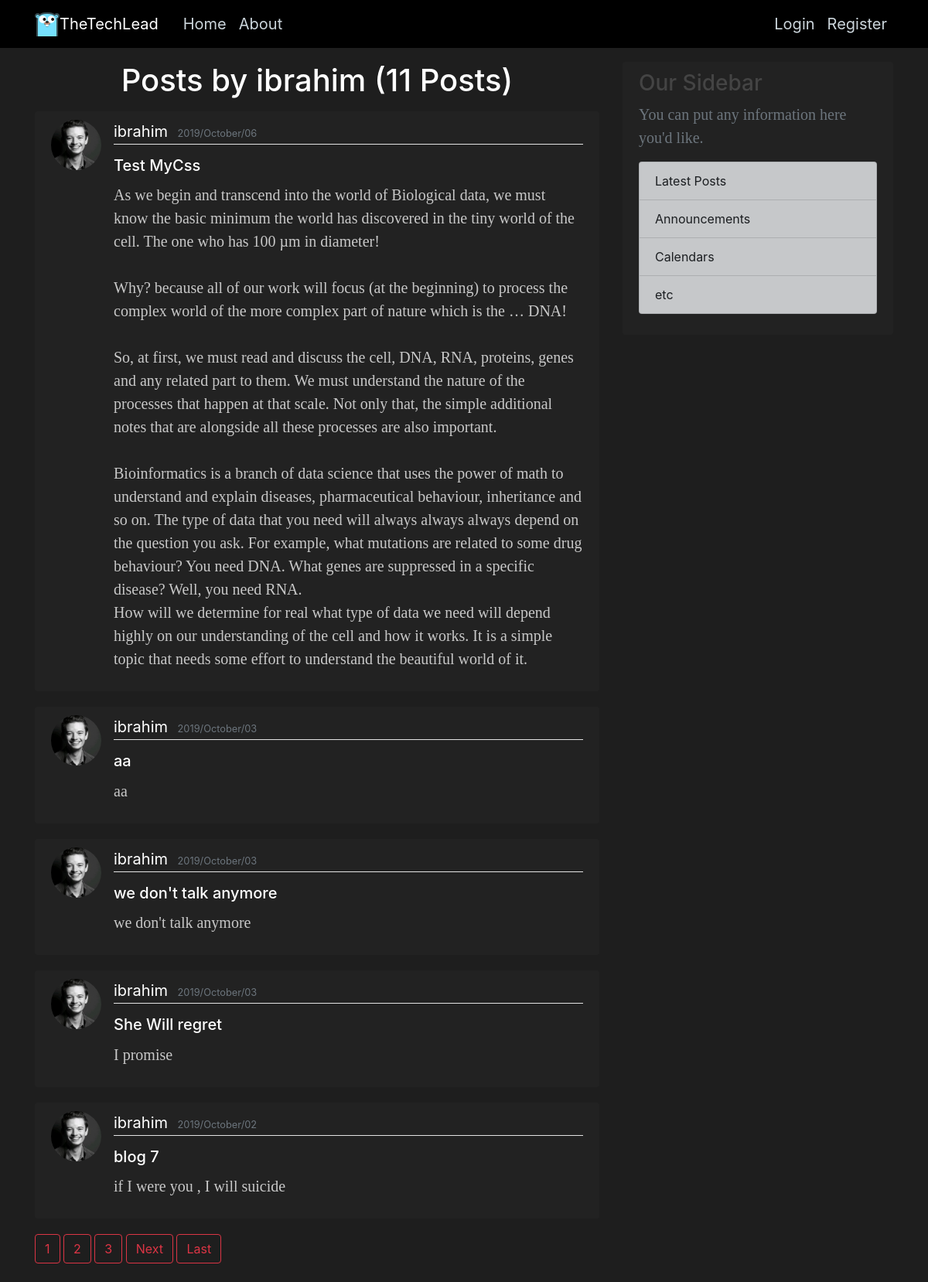
The page /blog/user/ibrahim on the database as committed earlier.
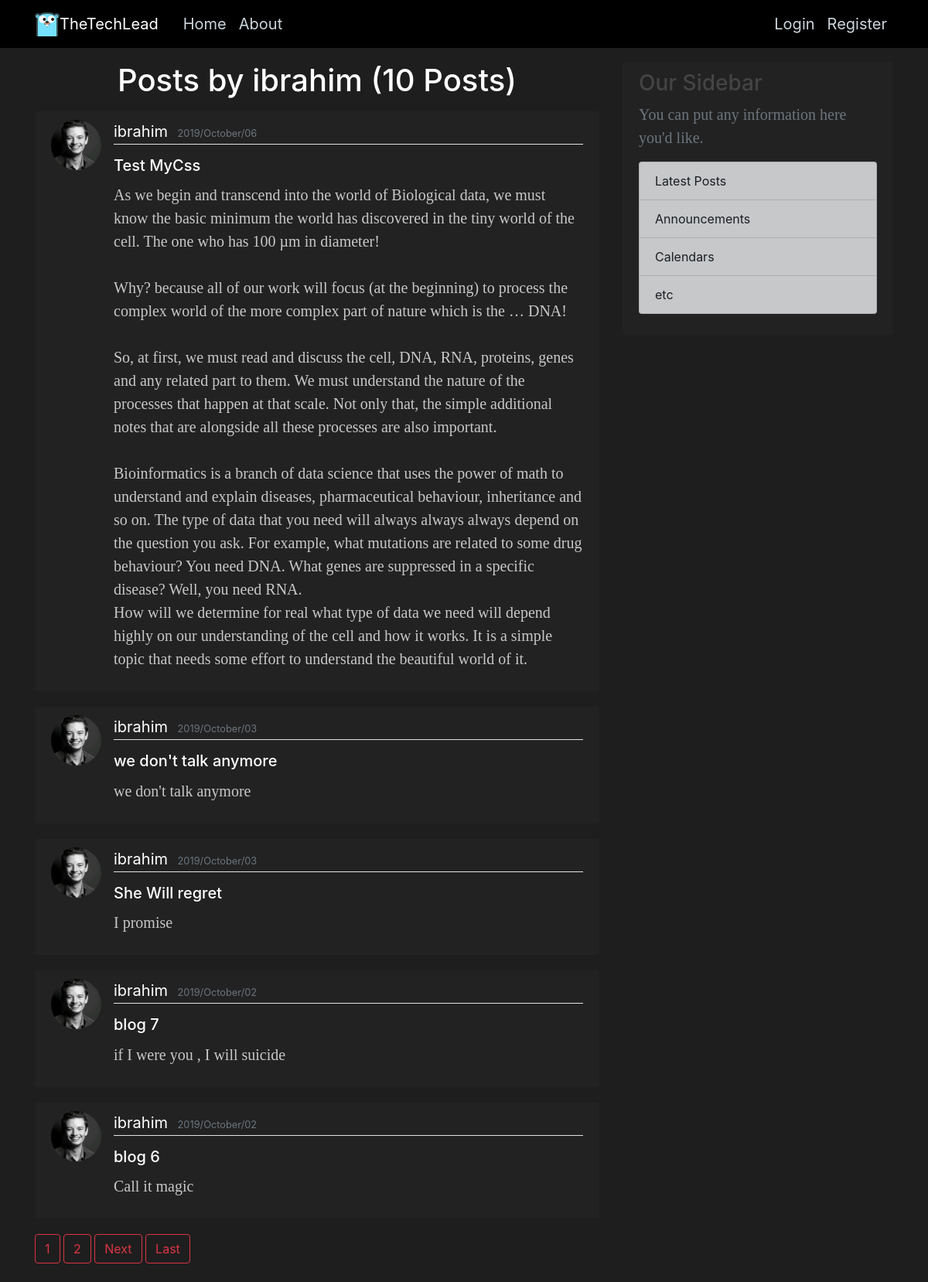
The same page on the database as committed later.
### blog/models.py (models this page shows, shortened)
class Post(models.Model):
    title = models.CharField(default=' ',max_length=100) #CharField used for names restricted strings
    content = models.TextField(default=' ') #unrestricted string there is "choices" parameter used for choose your own charfields
    date = models.DateTimeField(default=timezone.now)
    author = models.ForeignKey(User,on_delete=models.CASCADE)

### users/models.py (models this page shows, shortened)
class Profile(models.Model):
    user = models.OneToOneField(User,on_delete=models.CASCADE)
    image = models.ImageField(default ='default.jpeg',upload_to='profile_pics')

### blog/views.py (the view)
# urls.py: path('user/<str:username>', UserPostListView.as_view(),name='user-posts'),
class UserPostListView(ListView):
    model = Post
    template_name = 'blog/user_posts.html'  # <app>/<model>_<viewtype>.html
    context_object_name = 'posts'
    paginate_by = 5
    def get_queryset(self):
        user = get_object_or_404(User, username=self.kwargs.get('username'))
        return Post.objects.filter(author=user).order_by('-date')

### blog/templates/blog/post_list.html (shortened to what this page needs)
{%extends "blog/base.html" %}
{% block content %}
 <h1 class="mb-3">Posts by {{ view.kwargs.username }} ({{ page_obj.paginator.count }} Posts)</h1>
{% for post in posts %}
<article class="media content-section">
  <img class="rounded-circle article-img" src={{post.author.profile.image.url}}>
  <div class="media-body">
    <div class="article-metadata">
      <a class="mr-2" href= "{% url 'user-posts' post.author.username %}" >{{ post.author }}</a>
      <small class="text-muted">{{ post.date |date:"Y/F/d" }}</small>
    </div>
    <h2><a class="article-title" href="{% url 'post-detail' post.id %}">{{ post.title }}</a></h2>
    <p class="article-content">{{ post.content }}</p>
  </div>
</article>
{% endfor %}
  {% if is_paginated %}
    {% for num in page_obj.paginator.page_range %}
      {% if page_obj.number == num %}
            <a type="button" class = "btn btn-outline-danger mb-4 " href="?page={{num}}">{{ num }}</a>
      {% elif num > page_obj.number|add:'-3' and num < page_obj.number|add:'3'%}
            <a type="button" class = "btn btn-outline-danger mb-4 "  href="?page={{num}}">{{ num }}</a>
      {% endif %}
    {% endfor %}
      {% if page_obj.has_next %}
      <a type="button" class = "btn btn-outline-danger mb-4 " href="?page={{page_obj.next_page_number}}">Next</a>
      <a type="button" class = "btn btn-outline-danger mb-4 " href="?page={{num}}">Last</a>
      {% endif %}
  {% endif %}
{% endblock content %}

Rows that differ between the two databases and show on the page:
removed Post: author.profile.image (picture), author "ibrahim", date "2019/October/03", title "aa", content "aa"
now on this page (row unchanged): Post: author.profile.image (picture), author "ibrahim", date "2019/October/02", title "blog 6", content "Call it magic"
Other text that changed with them:
{{ page_obj.paginator.count }}: "11" → "10"
list line gone: "3"
